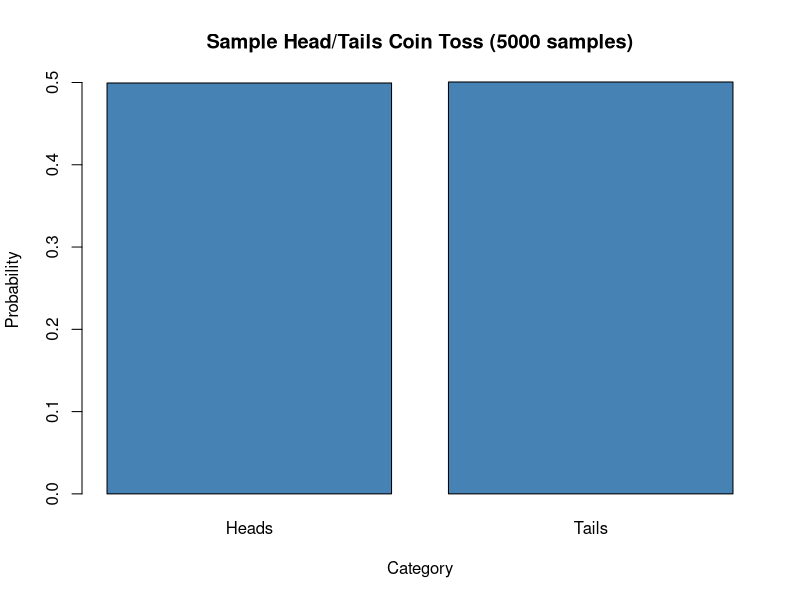
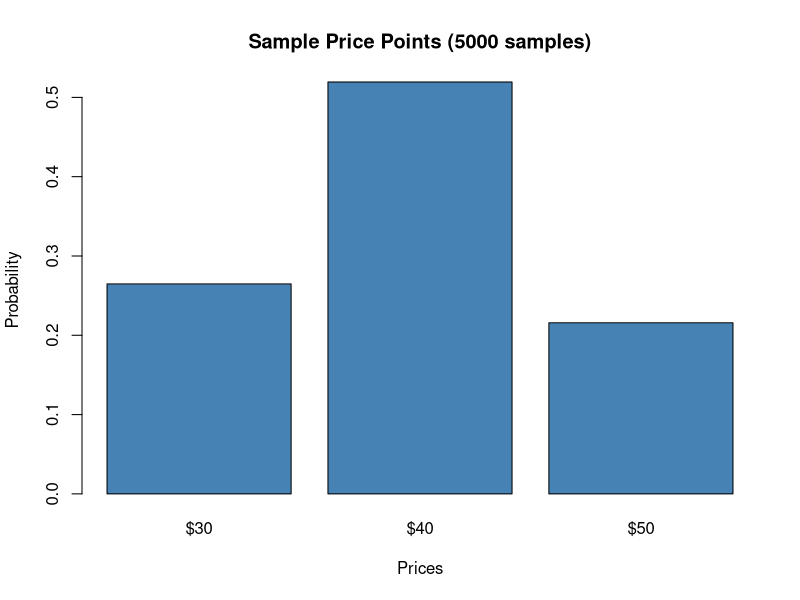
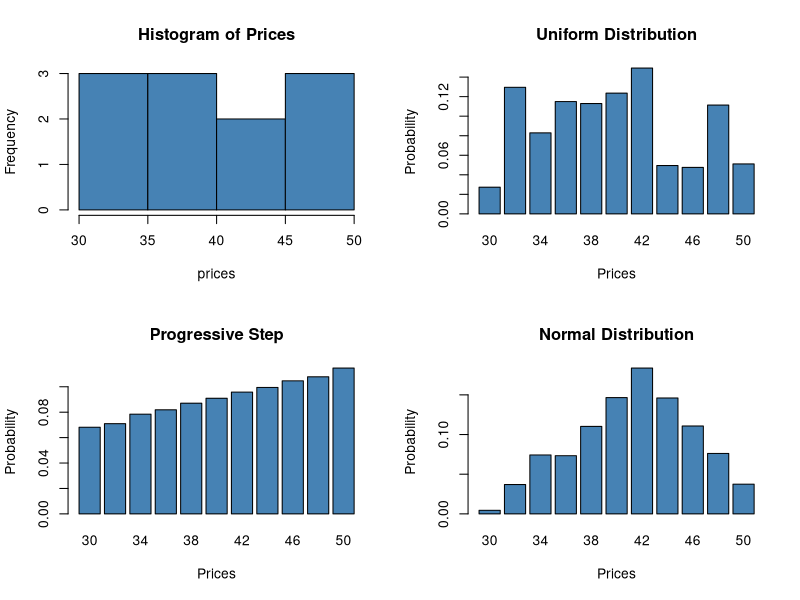

These figures' R source, in order:
dev.off()

# how many combinations of n items taken k at a time
choose(1,3)
choose(10, 3)
choose(100, 3)

# show the combinations
(x = combn(10,3))
x[,120]

s = sample.int(120, 10)
x[,s]


x1 = rnorm(100)
sample(x1, 10)

# sampling coin toss (even probability)
f = 5000 # number of flips
x2 = sample(c("Heads", "Tails"), f, replace = TRUE)
x2 = as.factor(x2)
x2t = summary(x2)
x2s = sum(x2t)
x3 = x2t / x2s
title = paste("Sample Head/Tails Coin Toss (", 
              as.character(f), " samples)", 
              sep = "")

barplot(x3, 
        main = title,
        xlab = "Category",
        ylab = "Probability",
        col="steelblue")


# distribution of three price points (prob = 25%, 50%, 25%)
f = 5000
x4 = sample(c("$30", "$40", "$50"), f, replace = TRUE, prob = c(0.25,0.5,0.2))
x4 = as.factor(x4)
x4t = summary(x4)
x4s = sum(x4t)
x5 = x4t / x4s

title = paste("Sample Price Points (", 
              as.character(f), " samples)", 
              sep = "")

barplot(x5, 
        main = title,
        xlab = "Prices",
        ylab = "Probability",
        col="steelblue")


# distribution of price points with variable probabilities 
f = 50000

prices = seq(from=30, to=50, by=2)

probs = seq(from=.3, to=.5, by=.02)

probs2 = runif(11, min = 0.01, max = 1)

probs3 = c(0.01, 0.1, 0.2, 
           0.2, 0.3, 0.4,
           0.5, 0.4, 0.3,
           0.2, 0.1)

probs4 = rnorm(11, mean = .5, sd = .2)


sample_prices = function(prices, f, probs, title) {
  x = sample(prices, f, replace = TRUE, prob = probs)
  x = as.factor(x)
  xt = summary(x)
  xs = sum(xt)
  x1 = xt / xs
  
  # title = paste("Sample Price Points (", 
  #               as.character(f), " samples)", 
  #               sep = "")
  
  barplot(x1, 
        main = title,
        xlab = "Prices",
        ylab = "Probability",
        col="steelblue")
  
}

par(mfcol=c(2,2))
hist(prices, col = "steelblue", main = "Histogram of Prices")
sample_prices(prices, f, probs, "Progressive Step")
sample_prices(prices, f, probs2, "Uniform Distribution")
sample_prices(prices, f, probs3, "Normal Distribution")


